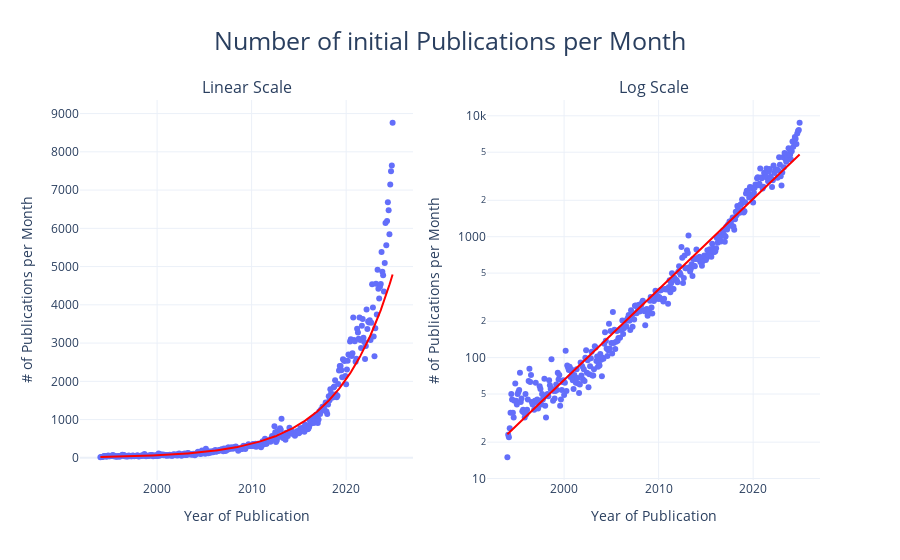

Notebook code for this chart:
### Markdown cell above
The trends in initial (*v1*) and corrective publications provide additional insights into the evolution of research within AI and ML. The charts below illustrate the number of publications per month for both categories, distinguishing between the introduction of new ideas and subsequent refinements.

Initial publications (*v1*) are fundamental to scientific progress, as they introduce novel methodologies, findings, or concepts. The data reveals that the growth in initial publications not only follows an exponential pattern but surpasses it. This indicates a phase of extraordinary acceleration in AI and ML research, driven by factors such as increased investments, widespread access to computational tools, and the practical integration of AI across various industries. The linear scale highlights the dramatic surge in initial contributions in recent years, while the logarithmic scale demonstrates that this growth significantly outpaces the expected trajectory of an exponential trend. This suggests that the pace of innovation in AI and ML is accelerating beyond conventional projections.

Corrective publications, encompassing versions beyond v1, represent the iterative nature of scientific research. These versions are typically created to address minor errors, refine methodologies, or clarify previously published findings. While essential to maintaining the quality and rigor of scientific work, corrective publications do not exhibit the same remarkable growth trends as initial publications. Their trajectory, as seen on a linear scale, reflects a steady and proportional increase over time, mirroring the overall expansion of research activity in the field. On a logarithmic scale, the trend in corrective publications suggests that while revisions are becoming more frequent, they remain supplementary to the primary contributions of initial publications. Corrective versions serve as a means to enhance the precision and reliability of the scientific record but do not fundamentally alter the state of knowledge or introduce groundbreaking ideas. Consequently, they are less indicative of the field's innovation trajectory and more reflective of its maturing standards of scholarly scrutiny.

Given the close alignment between the trends in initial and corrective publications, and the super-exponential growth observed in initial contributions, the analysis places its primary emphasis on the dataset filtered for v1 publications. This focus allows for a deeper exploration of the foundational contributions driving AI and ML research, avoiding the potential distortions introduced by iterative revisions. By honing in on initial publications, the analysis seeks to capture the most impactful advancements and innovations shaping the field.

### Code cell
df_initial = df_complete[df_complete["id"].str.endswith("v1")]
plot_general_development(df_initial, "initial", "M")

### Figure 1 — Plotly figure (JSON) as saved in the notebook; plotly's stock layout.template omitted (floating-point values rounded to 4 significant figures; data arrays with more than 128 entries replaced by an {"elided": "..."} marker saying what was removed)
{"data": [{"hovertemplate": "period=%{x}<br>count=%{y}<extra></extra>", "legendgroup": "", "marker": {"color": "#636efa", "symbol": "circle"}, "mode": "markers", "name": "", "orientation": "v", "showlegend": false, "type": "scatter", "x": {"elided": "372 str values"}, "xaxis": "x", "y": {"elided": "372 int values"}, "yaxis": "y"}, {"hovertemplate": "<b>OLS trendline</b><br>log10(count) = 2.37222e-09 * period + -0.430417<br>R<sup>2</sup>=0.974390<br><br>period=%{x}<br>count=%{y} <b>(trend)</b><extra></extra>", "legendgroup": "", "line": {"color": "red"}, "marker": {"color": "#636efa", "symbol": "circle"}, "mode": "lines", "name": "", "showlegend": false, "type": "scatter", "x": {"elided": "372 str values"}, "xaxis": "x", "y": {"elided": "372 float values"}, "yaxis": "y"}, {"hovertemplate": "period=%{x}<br>count=%{y}<extra></extra>", "legendgroup": "", "marker": {"color": "#636efa", "symbol": "circle"}, "mode": "markers", "name": "", "orientation": "v", "showlegend": false, "type": "scatter", "x": {"elided": "372 str values"}, "xaxis": "x2", "y": {"elided": "372 int values"}, "yaxis": "y2"}, {"hovertemplate": "<b>OLS trendline</b><br>log10(count) = 2.37222e-09 * period + -0.430417<br>R<sup>2</sup>=0.974390<br><br>period=%{x}<br>count=%{y} <b>(trend)</b><extra></extra>", "legendgroup": "", "line": {"color": "red"}, "marker": {"color": "#636efa", "symbol": "circle"}, "mode": "lines", "name": "", "showlegend": false, "type": "scatter", "x": {"elided": "372 str values"}, "xaxis": "x2", "y": {"elided": "372 float values"}, "yaxis": "y2"}], "layout": {"annotations": [{"font": {"size": 16}, "showarrow": false, "text": "Linear Scale", "x": 0.225, "xanchor": "center", "xref": "paper", "y": 1, "yanchor": "bottom", "yref": "paper"}, {"font": {"size": 16}, "showarrow": false, "text": "Log Scale", "x": 0.775, "xanchor": "center", "xref": "paper", "y": 1, "yanchor": "bottom", "yref": "paper"}], "title": {"font": {"size": 25}, "text": "Number of initial Publications per Month", "x": 0.5}, "xaxis": {"anchor": "y", "domain": [0, 0.45], "title": {"text": "Year of Publication"}}, "xaxis2": {"anchor": "y2", "domain": [0.55, 1], "title": {"text": "Year of Publication"}}, "yaxis": {"anchor": "x", "domain": [0, 1], "title": {"text": "# of Publications per Month"}, "type": "linear"}, "yaxis2": {"anchor": "x2", "domain": [0, 1], "title": {"text": "# of Publications per Month"}, "type": "log"}}}
